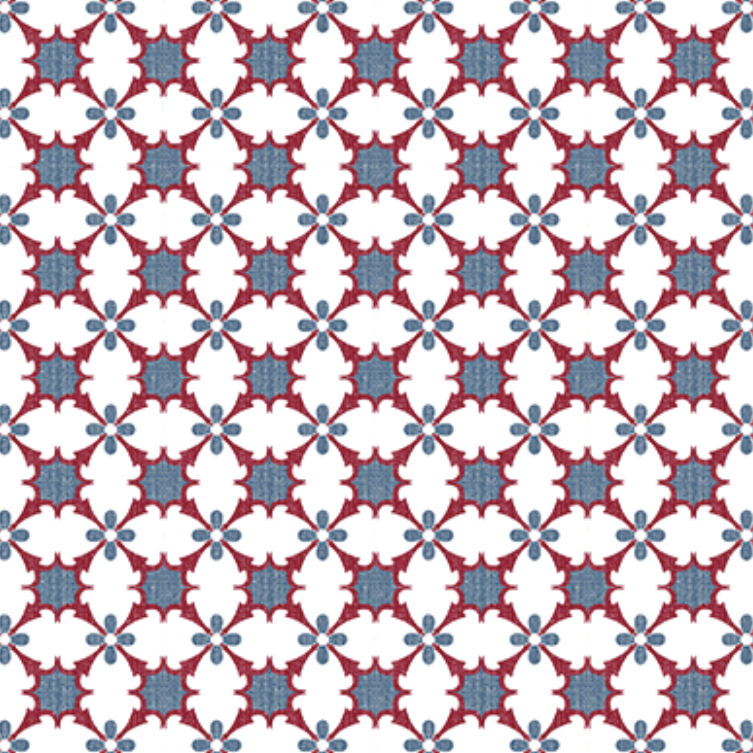
#> input picture my_pattern/pattern8_2.png, 753 x 753 px, found by its file name
$ python run_textile.py
#> lines starting #> are read from the running program, lines starting #| are printed output that depends on the picture
import os
import cv2
import numpy as np
import textile
from textile.utils.image_utils import read_and_process_image

candidate_paths = [
    # r"D:\textile\textile\data\texture_368.jpg",
    r"D:\textile\my_pattern\pattern8_2.png"
]
img_path = next((p for p in candidate_paths if os.path.exists(p)), None)
out_path = r"D:\textile\output_textile_result8_2.png"

if img_path is None:
    raise FileNotFoundError("No valid input image found. Please set img_path to an existing image file.")

img = cv2.imread(img_path)
#> img is the input picture: shape (753, 753, 3); mean B, G, R 193.2, 185.2, 202.4
if img is None:
    raise FileNotFoundError(f"Could not read image: {img_path}")

# Always save an image file, even if inference fails.
# Create a tiled version of the image so the output visually shows repeated tiles.
tile_factor = 2
result_img = np.tile(img, (tile_factor, tile_factor, 1))
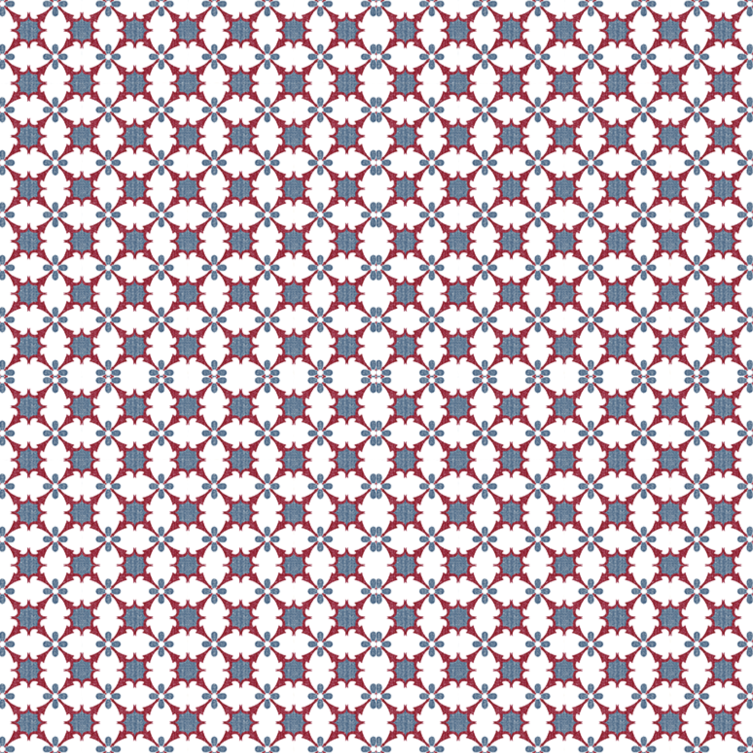
#> result_img: shape (1506, 1506, 3) (shown at 1/2 size); mean B, G, R 193.2, 185.2, 202.4
value_text = "N/A"

try:
#> (the run stopped early here; a loop or call above may not have finished)

$ run again, with my_pattern/pattern10.png copied over my_pattern/pattern8_2.png
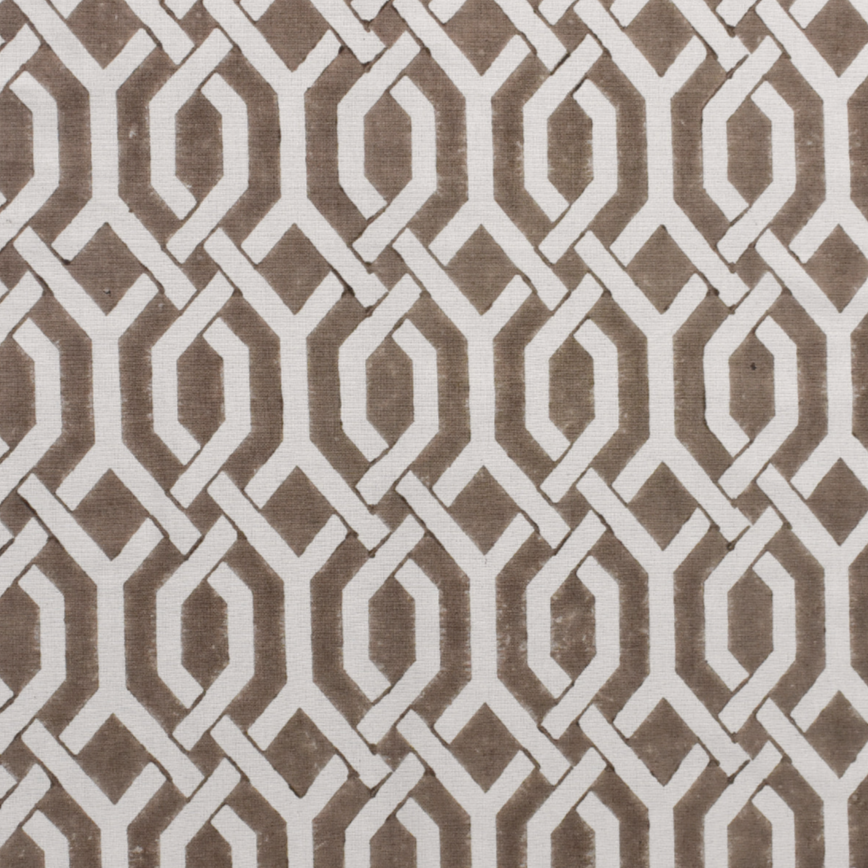
#> input picture my_pattern/pattern10.png, 868 x 868 px, found by its file name
#> img is the input picture: shape (868, 868, 3); mean B, G, R 149.1, 156.3, 167.5
#> `result_img = np.tile(img, (tile_factor, tile_factor, 1))`:
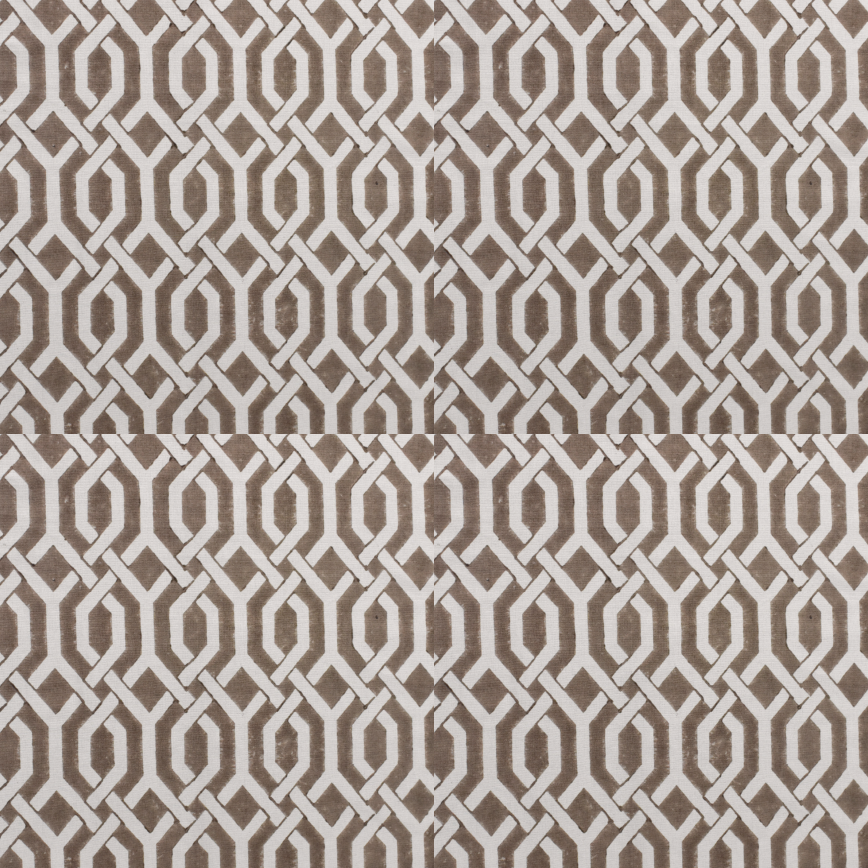
#> result_img: shape (1736, 1736, 3) (shown at 1/2 size); mean B, G, R 149.1, 156.3, 167.5
